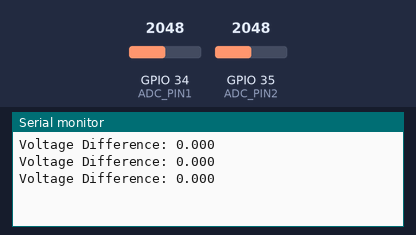
Recording of a program running on a simulated ESP32. Shown: the last lines printed to the serial monitor. Inputs (shaded band) come from the test bench; at power-on: GPIO 34 (ADC_PIN1) = 2048, GPIO 35 (ADC_PIN2) = 2048.

Above: at 1.3 s.
1.4 s: GPIO 34 (ADC_PIN1) set to 2866
At 1.9 s:
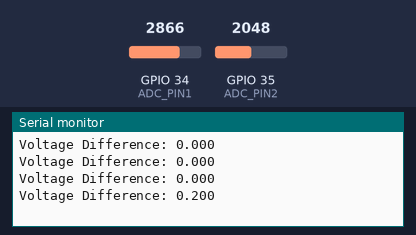
2.9 s: GPIO 35 (ADC_PIN2) set to 1228
At 3.3 s:
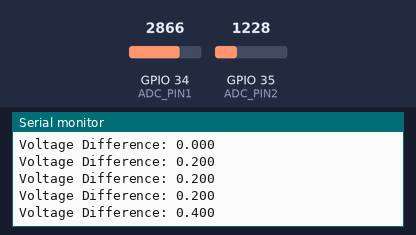
4.4 s: GPIO 34 (ADC_PIN1) set to 3603
At 4.9 s:
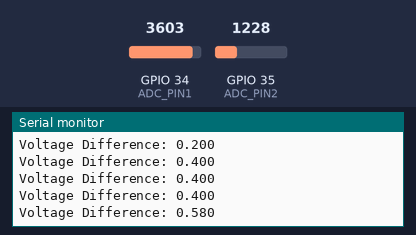
5.9 s: GPIO 35 (ADC_PIN2) set to 491
At 6.4 s:
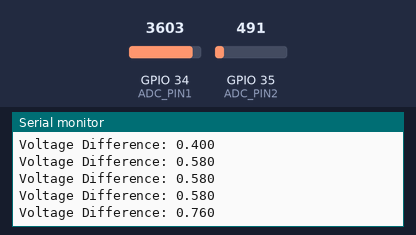
Timing chart, 0 to 8.4 s (numbered marks = the images above; inputs shaded):
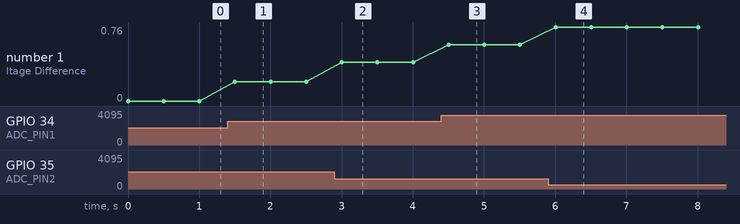

Measured:
- after the input at 1.4 s, the serial monitor: prints a new line after 0.10 s (image 1)
- after the input at 2.9 s, the serial monitor: prints a new line after 0.10 s (image 2)
- after the input at 4.4 s, the serial monitor: prints a new line after 0.10 s (image 3)
- after the input at 5.9 s, the serial monitor: prints a new line after 0.11 s (image 4)
- plotted number 1: 0 → 0.2 after the input at 1.4 s, 0.2 → 0.4 after the input at 2.9 s, 0.4 → 0.58 after the input at 4.4 s, 0.58 → 0.76 after the input at 5.9 s

The program:

main.cpp
```cpp
#include <Arduino.h>
#include <Wire.h>
#include <Adafruit_ADS1X15.h>
#include <SPI.h>

#define ADC_PIN1 34  // First wire (ADC1 channel)
#define ADC_PIN2 35  // Second wire (ADC1 channel)

void setup() {
  Serial.begin(9600);  // Initialize serial communication
  pinMode(ADC_PIN1, INPUT);  // Set ADC pins as input
  pinMode(ADC_PIN2, INPUT);
}

void loop() {
  // Read values from both ADC channels (0-4095)
  int adcValue1 = analogRead(ADC_PIN1);
  int adcValue2 = analogRead(ADC_PIN2);

  // Convert ADC readings to voltage (scale it to 0-1V range)
  float voltage1 = adcValue1 * (1.0 / 4095.0);  // 0 to 1V
  float voltage2 = adcValue2 * (1.0 / 4095.0);  // 0 to 1V

  // Calculate the difference in voltages (0 to 1V range)
  float voltageDifference = voltage1 - voltage2;

  // Print the voltage difference to the Serial Monitor
  Serial.print("Voltage Difference: ");
  Serial.print(voltageDifference, 3);  // 3 decimal places for clarity
  Serial.println();


  delay(500);  // Delay for a smoother graph
}
```
